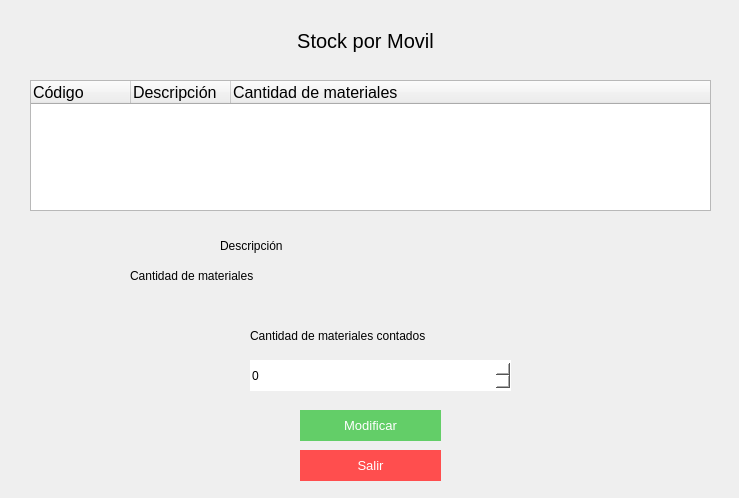
<?xml version="1.0" encoding="UTF-8"?>
<ui version="4.0">
 <class>Form</class>
 <widget class="QWidget" name="Form">
  <property name="geometry">
   <rect>
    <x>0</x>
    <y>0</y>
    <width>739</width>
    <height>498</height>
   </rect>
  </property>
  <property name="windowTitle">
   <string>Stock por Movil</string>
  </property>
  <widget class="QLabel" name="label_2">
   <property name="geometry">
    <rect>
     <x>250</x>
     <y>20</y>
     <width>231</width>
     <height>41</height>
    </rect>
   </property>
   <property name="styleSheet">
    <string notr="true">font-size:20px;
</string>
   </property>
   <property name="text">
    <string>Stock por Movil</string>
   </property>
   <property name="alignment">
    <set>Qt::AlignCenter</set>
   </property>
  </widget>
  <widget class="QLabel" name="label_3">
   <property name="geometry">
    <rect>
     <x>250</x>
     <y>320</y>
     <width>261</width>
     <height>31</height>
    </rect>
   </property>
   <property name="styleSheet">
    <string notr="true">font: 11pt &quot;MS Shell Dlg 2&quot;;
text-align:center;</string>
   </property>
   <property name="text">
    <string>Cantidad de materiales contados</string>
   </property>
  </widget>
  <widget class="QTreeWidget" name="ma_tabla">
   <property name="geometry">
    <rect>
     <x>30</x>
     <y>80</y>
     <width>681</width>
     <height>131</height>
    </rect>
   </property>
   <column>
    <property name="text">
     <string>Código</string>
    </property>
    <property name="font">
     <font>
      <pointsize>12</pointsize>
     </font>
    </property>
   </column>
   <column>
    <property name="text">
     <string>Descripción</string>
    </property>
    <property name="font">
     <font>
      <pointsize>12</pointsize>
     </font>
    </property>
   </column>
   <column>
    <property name="text">
     <string>Cantidad de materiales</string>
    </property>
    <property name="font">
     <font>
      <pointsize>12</pointsize>
     </font>
    </property>
   </column>
  </widget>
  <widget class="QPushButton" name="ma_btn_confirmar">
   <property name="geometry">
    <rect>
     <x>300</x>
     <y>410</y>
     <width>141</width>
     <height>31</height>
    </rect>
   </property>
   <property name="styleSheet">
    <string notr="true">background-color: rgb(99, 206, 104);
color:white;
font-size:10pt;
border:none;</string>
   </property>
   <property name="text">
    <string>Modificar</string>
   </property>
  </widget>
  <widget class="QLabel" name="label_4">
   <property name="geometry">
    <rect>
     <x>220</x>
     <y>230</y>
     <width>81</width>
     <height>31</height>
    </rect>
   </property>
   <property name="styleSheet">
    <string notr="true">font: 11pt &quot;MS Shell Dlg 2&quot;;
text-align:center;</string>
   </property>
   <property name="text">
    <string>Descripción</string>
   </property>
  </widget>
  <widget class="QLabel" name="label_5">
   <property name="geometry">
    <rect>
     <x>130</x>
     <y>260</y>
     <width>171</width>
     <height>31</height>
    </rect>
   </property>
   <property name="styleSheet">
    <string notr="true">font: 11pt &quot;MS Shell Dlg 2&quot;;
text-align:center;</string>
   </property>
   <property name="text">
    <string>Cantidad de materiales</string>
   </property>
  </widget>
  <widget class="QLabel" name="ma_label_1">
   <property name="geometry">
    <rect>
     <x>310</x>
     <y>230</y>
     <width>311</width>
     <height>31</height>
    </rect>
   </property>
   <property name="styleSheet">
    <string notr="true">font: 11pt &quot;MS Shell Dlg 2&quot;;
text-align:center;</string>
   </property>
   <property name="text">
    <string/>
   </property>
  </widget>
  <widget class="QLabel" name="ma_label_2">
   <property name="geometry">
    <rect>
     <x>310</x>
     <y>260</y>
     <width>311</width>
     <height>31</height>
    </rect>
   </property>
   <property name="styleSheet">
    <string notr="true">font: 11pt &quot;MS Shell Dlg 2&quot;;
text-align:center;</string>
   </property>
   <property name="text">
    <string/>
   </property>
  </widget>
  <widget class="QSpinBox" name="ma_input_1">
   <property name="geometry">
    <rect>
     <x>250</x>
     <y>360</y>
     <width>261</width>
     <height>31</height>
    </rect>
   </property>
   <property name="styleSheet">
    <string notr="true">border:none;
background-color: rgb(255, 255, 255);
font: 11pt &quot;MS Shell Dlg 2&quot;;</string>
   </property>
   <property name="maximum">
    <number>9999</number>
   </property>
  </widget>
  <widget class="QPushButton" name="ma_btn_salir">
   <property name="geometry">
    <rect>
     <x>300</x>
     <y>450</y>
     <width>141</width>
     <height>31</height>
    </rect>
   </property>
   <property name="styleSheet">
    <string notr="true">background-color: #ff4e4e;
color:white;
font-size:10pt;
border:none;</string>
   </property>
   <property name="text">
    <string>Salir</string>
   </property>
  </widget>
 </widget>
 <tabstops>
  <tabstop>ma_tabla</tabstop>
 </tabstops>
 <resources/>
 <connections/>
</ui>
